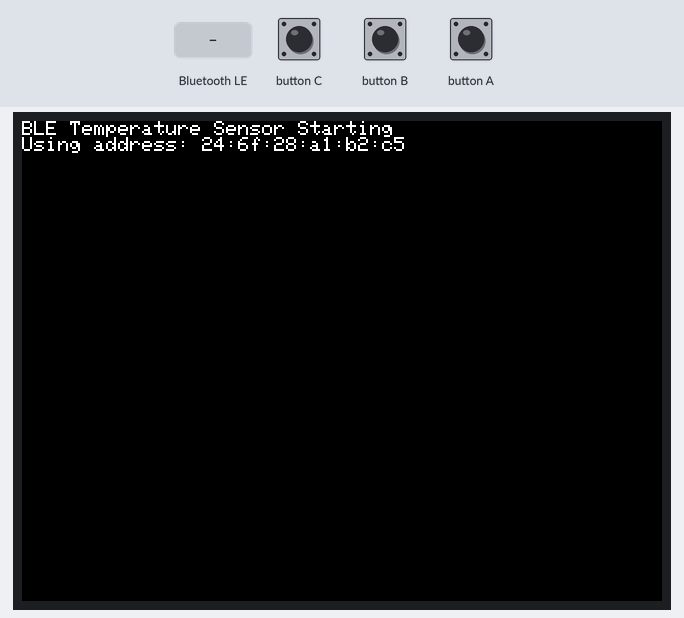
The sketch below on a simulated ESP32. Parts: 320×240 colour display. The inputs (shaded band) are chosen by the test bench. Random numbers use the default seed unless the sketch sets one; nothing arrives over Bluetooth unless stated; a phone connects over Bluetooth LE 3 s after start.

Above: at 0.2 s.
At 3.7 s:
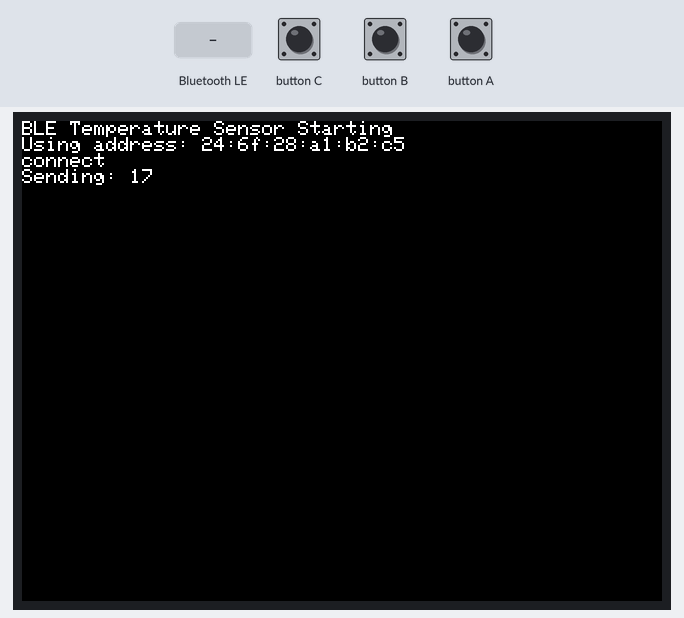
3.8 s: Bluetooth LE write "1" received
At 6.5 s:
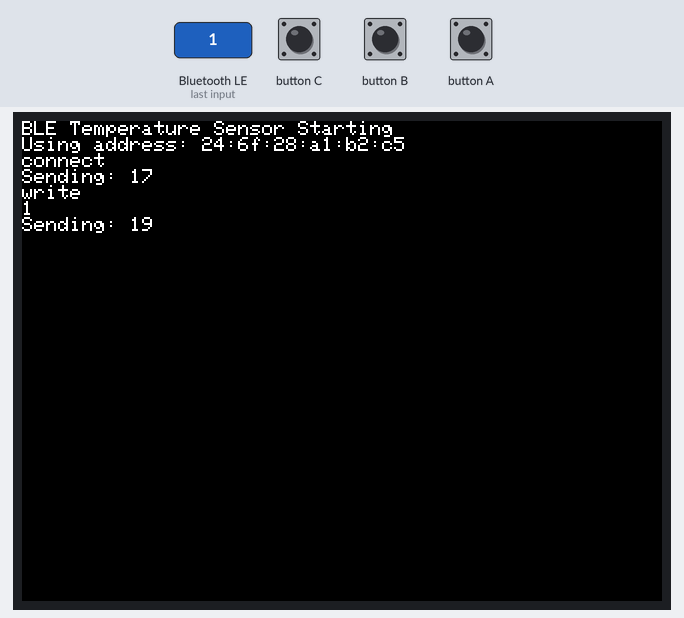
Timing chart, 0 to 8.0 s (numbered marks = the images above; inputs shaded):
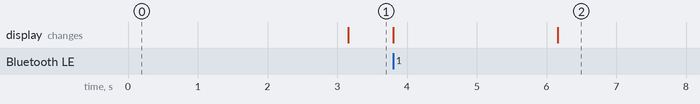

The sketch:

TemperatureSensor.ino
```cpp
#include <M5Stack.h>
#include <BLEDevice.h>
#include <BLEUtils.h>
#include <BLEServer.h>
#include <BLE2902.h>

#define SERVICE_UUID        "4fafc201-1fb5-459e-8fcc-c5c9c331914b"
#define CHARACTERISTIC_UUID "beb5483e-36e1-4688-b7f5-ea07361b26a8"

BLEServer* pServer = NULL;
BLECharacteristic* pCharacteristic = NULL;
bool deviceConnected = false;

class MyServerCallbacks: public BLEServerCallbacks {

    // These could be used to enable or disable sensor readings. For example, if we have no clients connected
    // then there is no need to spend energy sampling a value if there is no-one there to read it.

    void onConnect(BLEServer* pServer) {
      M5.Lcd.println("connect");
      deviceConnected = true;
    };

    void onDisconnect(BLEServer* pServer) {
      M5.Lcd.println("disconnect");
      deviceConnected = false;
    }
};

class MyCallbacks: public BLECharacteristicCallbacks {
  void onRead(BLECharacteristic *pCharacteristic) {
    M5.Lcd.println("read");
    pCharacteristic->setValue("Hello World!!!!!!");
  }

  void onWrite(BLECharacteristic *pCharacteristic) {  // don't think we even need this as the gateway will never tell the node what the temperature is
    M5.Lcd.println("write");
    std::string value = pCharacteristic->getValue();
    M5.Lcd.println(value.c_str());
  }
};

void setup() {
//  Serial.begin(115200);
  M5.begin();
  M5.Power.begin();
  M5.Lcd.println("BLE Temperature Sensor Starting");

  BLEDevice::init("TemperatureReader");
  BLEAddress address = BLEDevice::getAddress();
  BLEServer *pServer = BLEDevice::createServer();
  pServer->setCallbacks(new MyServerCallbacks());
  BLEService *pService = pServer->createService(SERVICE_UUID);
  pCharacteristic = pService->createCharacteristic(
                                         CHARACTERISTIC_UUID,
                                         BLECharacteristic::PROPERTY_READ |
                                         BLECharacteristic::PROPERTY_WRITE
//                                         BLECharacteristic::PROPERTY_NOTIFY |
//                                         BLECharacteristic::PROPERTY_INDICATE
                                       );
  pCharacteristic->setCallbacks(new MyCallbacks());
  pCharacteristic->addDescriptor(new BLE2902());

  M5.Lcd.printf("Using address: %s \n", BLEDevice::getAddress().toString().c_str());


  pService->start();

  BLEAdvertising *pAdvertising = pServer->getAdvertising();
  pAdvertising->addServiceUUID(SERVICE_UUID);
  pAdvertising->setScanResponse(true);
  pAdvertising->setMinPreferred(0x06);  // functions that help with iPhone connections issue
  pAdvertising->setMinPreferred(0x12);
  pAdvertising->start();
}

void loop() {

  if (deviceConnected) {
    int temperature = random(10, 30);
    M5.Lcd.printf("Sending: %d \n", temperature);

    char buf [4];
    itoa(temperature, buf, 10);

    pCharacteristic->setValue(buf); // set the value of the characteristic so that the gateway can read the value
    pCharacteristic->notify();
  }

  delay(3000);

  M5.update();
}
```
